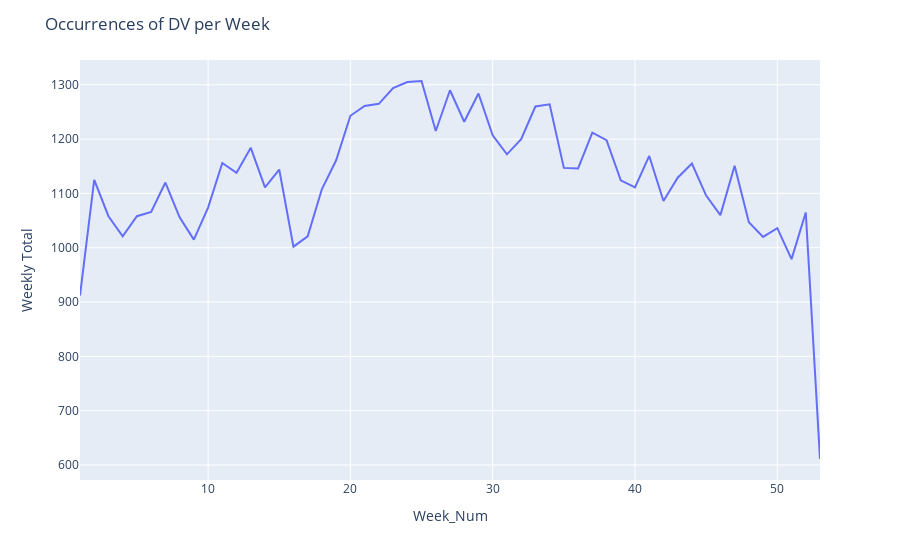

The notebook cell this image was saved under:
### Code cell
# occurrences per week
weekly_report = pd.DataFrame(table9)
weekly_fig = px.line(weekly_report,
    x='Week_Num',
    y='Weekly Total',
    # color='Season',  
    # symbol='Weekday',
    # trendline='ols',
    # trendline_scope='overall'
) 
weekly_fig.update_layout(
    title_text = 'Occurrences of DV per Week'
)
weekly_fig.show()
# weekly_fig.write_image('../Visuals/Weekly_max.png', engine="kaleido")

### Figure 1 — Plotly figure (JSON) as saved in the notebook; plotly's stock layout.template omitted (floating-point values rounded to 4 significant figures)
{"data": [{"hovertemplate": "Week_Num=%{x}<br>Weekly Total=%{y}<extra></extra>", "legendgroup": "", "line": {"color": "#636efa", "dash": "solid"}, "marker": {"symbol": "circle"}, "mode": "lines", "name": "", "orientation": "v", "showlegend": false, "type": "scatter", "x": [1, 2, 3, 4, 5, 6, 7, 8, 9, 10, 11, 12, 13, 14, 15, 16, 17, 18, 19, 20, 21, 22, 23, 24, 25, 26, 27, 28, 29, 30, 31, 32, 33, 34, 35, 36, 37, 38, 39, 40, 41, 42, 43, 44, 45, 46, 47, 48, 49, 50, 51, 52, 53], "xaxis": "x", "y": [912, 1125, 1058, 1021, 1058, 1066, 1120, 1056, 1015, 1074, 1156, 1138, 1184, 1111, 1144, 1002, 1021, 1108, 1161, 1243, 1261, 1265, 1294, 1305, 1307, 1215, 1290, 1232, 1284, 1207, 1172, 1200, 1260, 1264, 1147, 1146, 1212, 1198, 1124, 1111, 1169, 1086, 1129, 1155, 1096, 1060, 1151, 1047, 1020, 1036, 979, 1065, 611], "yaxis": "y"}], "layout": {"legend": {"tracegroupgap": 0}, "margin": {"t": 60}, "title": {"text": "Occurrences of DV per Week"}, "xaxis": {"anchor": "y", "domain": [0, 1], "title": {"text": "Week_Num"}}, "yaxis": {"anchor": "x", "domain": [0, 1], "title": {"text": "Weekly Total"}}}}
